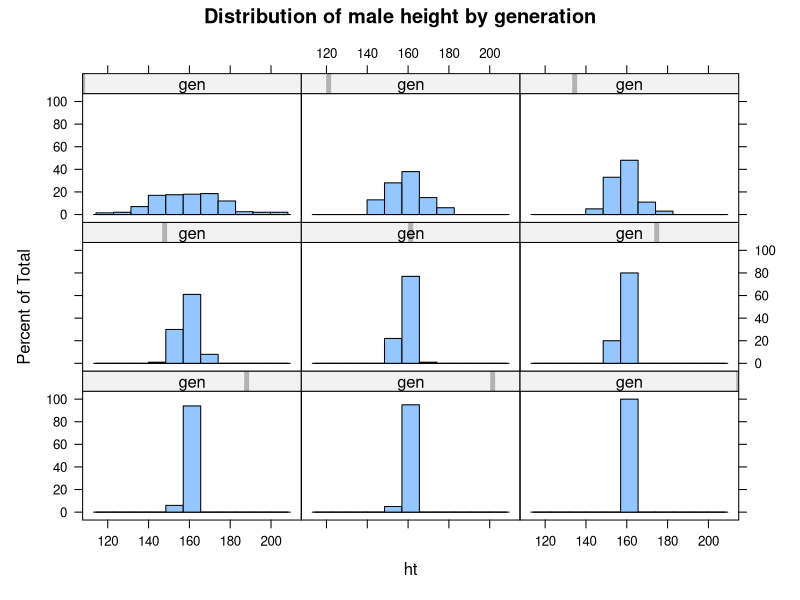

The R script that drew this image:
next.gen <- function(pop) {
  pop$m <- sample(pop$m)
  pop$m <- apply(pop, 1, mean)
  pop$f <- pop$m
  return(pop)
}

set.seed(329)

pop <- data.frame(m = rnorm(100, 160, 20), f = rnorm(100, 160, 20))
n.gen <- 9
x.gen <- data.frame(ht = pop$m, gen = rep(1, length(pop$m)))
for (n in 1:n.gen) {
  pop <- next.gen(pop)
  x.gen <- data.frame(ht = c(x.gen$ht, pop$m),
    gen = c(x.gen$gen, rep(n, length(pop$m))))
}

require(lattice)
print(
  histogram(~ ht | gen, data = x.gen,
    as.table = T, main = "Distribution of male height by generation")
)
